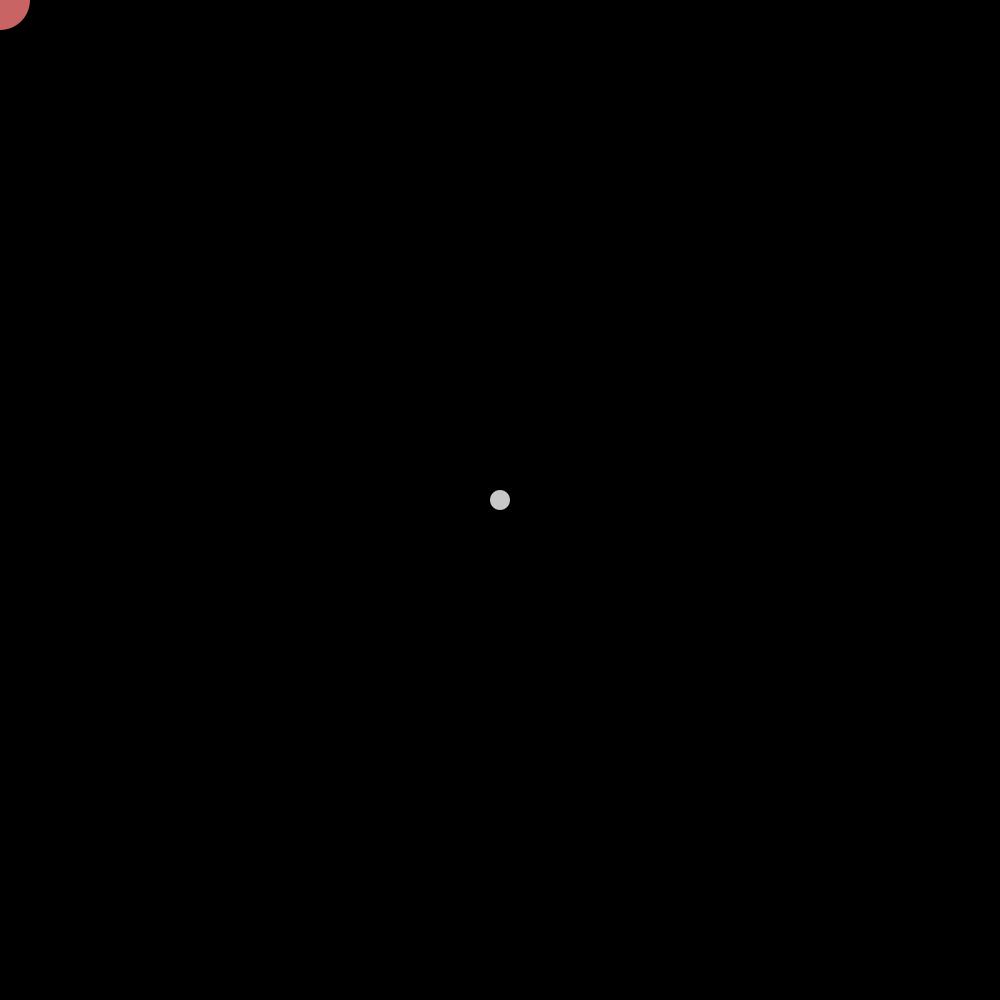
Frame 1 (no input)
Frame 60 (the mouse pressed at the canvas centre just before this capture): identical to frame 1, image omitted
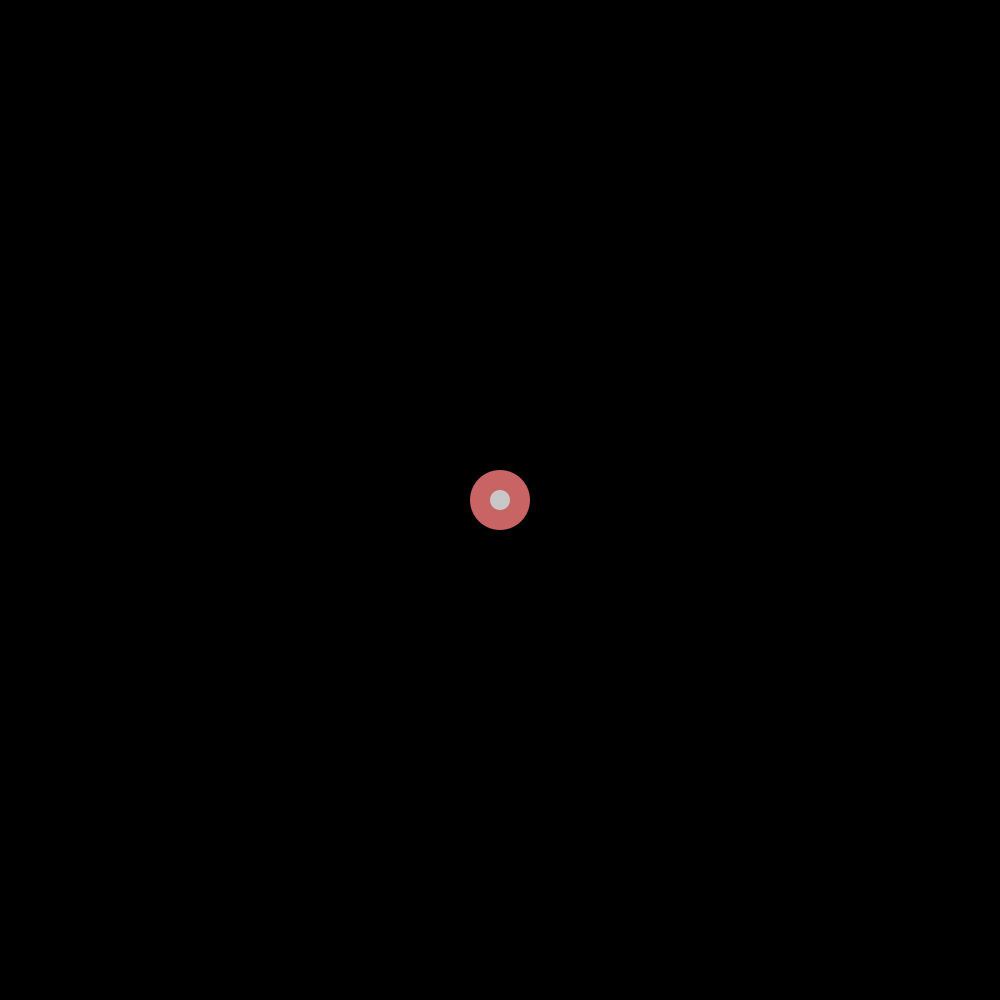
Frame 120 (the mouse held since frame 60 and released just before this capture)

The Processing sketch that drew these frames (run headless with seeded random() and noise(); from frame 60 on, the mouse is pressed at the canvas centre):

// Processing sketch: peteca
// ── peteca.pde
Ball ball;
Racket racket;

float GRAVITY_FORCE = 0.1;

void setup() {
  size(1000,1000);
  
  ball = new Ball();
  racket = new Racket();
}

void draw() {
  background(0);
  
  racket.draw();
  
  if(collide())
    ball.setDisplacements();
  
  ball.move();
  ball.draw();
}

boolean collide() {
  return dist(mouseX, mouseY, ball.x, ball.y) < Racket.SIZE/2 + Ball.SIZE/2;
}

void mousePressed() {
  ball = new Ball();
}

// ── Ball.pde
public class Ball {
  
  final static int SIZE = 20;
  
  float x;
  float y;
  
  float xDisplacement;
  float yDisplacement;
  
  public Ball() {
    this.x = width/2;
    this.y = height/2;
    
    this.xDisplacement = 0;
    this.yDisplacement = 0;
  }
  
  
  public void draw() {
    noStroke();
    fill(200);
    ellipse(x, y, SIZE, SIZE);
  }
  
  public void move() {
    this.x += xDisplacement;
    this.y += yDisplacement;
    
    if(this.yDisplacement != 0)
      this.yDisplacement += GRAVITY_FORCE;
  }
  
  public void setDisplacements() {
    float mouseXDisplacement = abs(mouseX - pmouseX) + 0.2;
    float mouseYDisplacement = abs(mouseY - pmouseY) + 0.2;
    
    println(mouseXDisplacement);
    println(mouseYDisplacement);
    println();
    
    this.xDisplacement = xDisplacement + (this.x - mouseX) * mouseXDisplacement/20;
    this.yDisplacement = -yDisplacement/2 + (this.y - mouseY) * mouseYDisplacement/20;
  }
  
}

// ── Racket.pde
public class Racket {
  
  final static int SIZE = 60;
  
  
  public void draw() {
    noStroke();
    fill(200, 100, 100);
    ellipse(mouseX, mouseY, SIZE, SIZE);
  }
  
  
}
